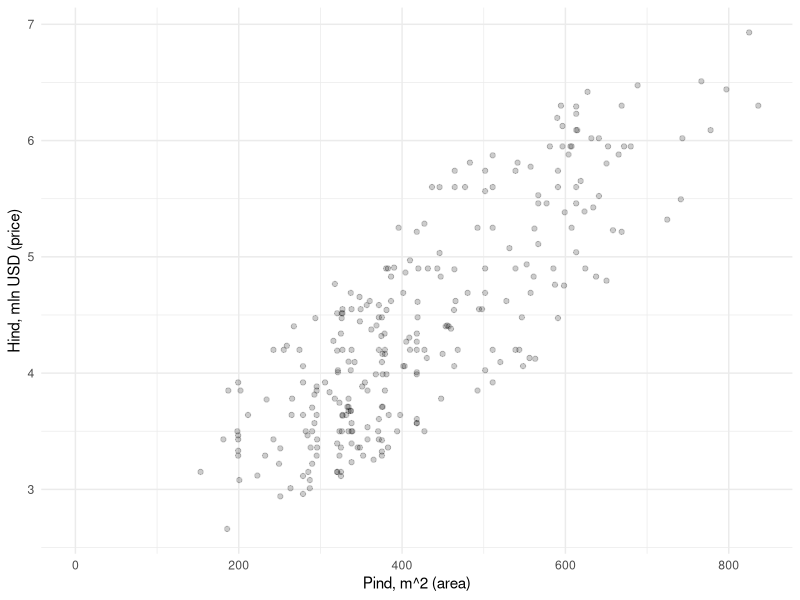
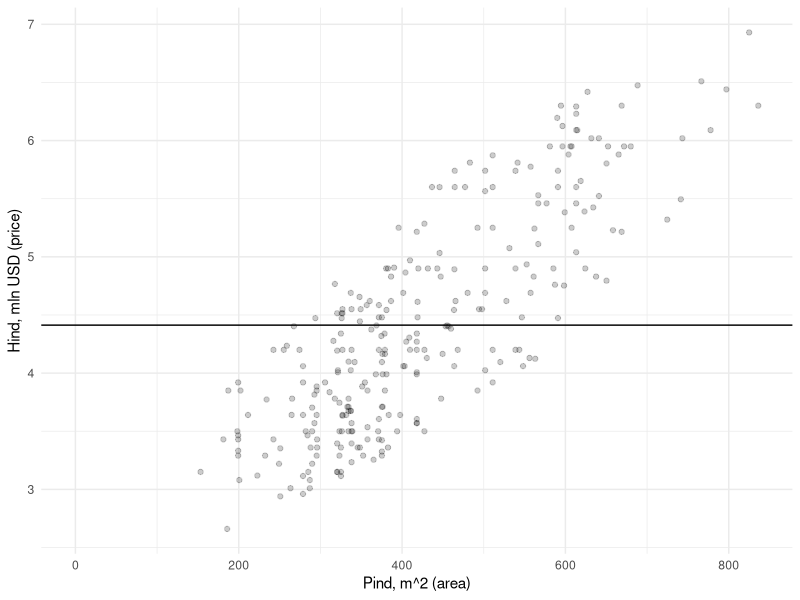
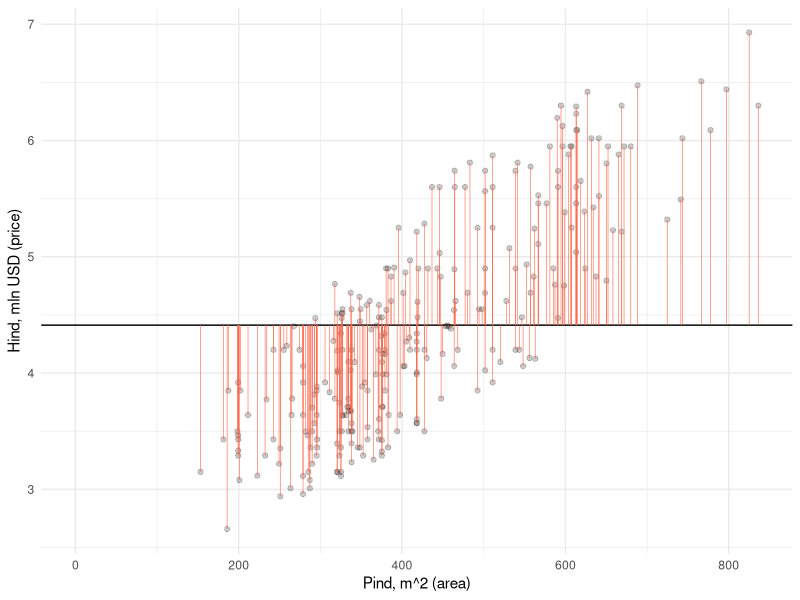
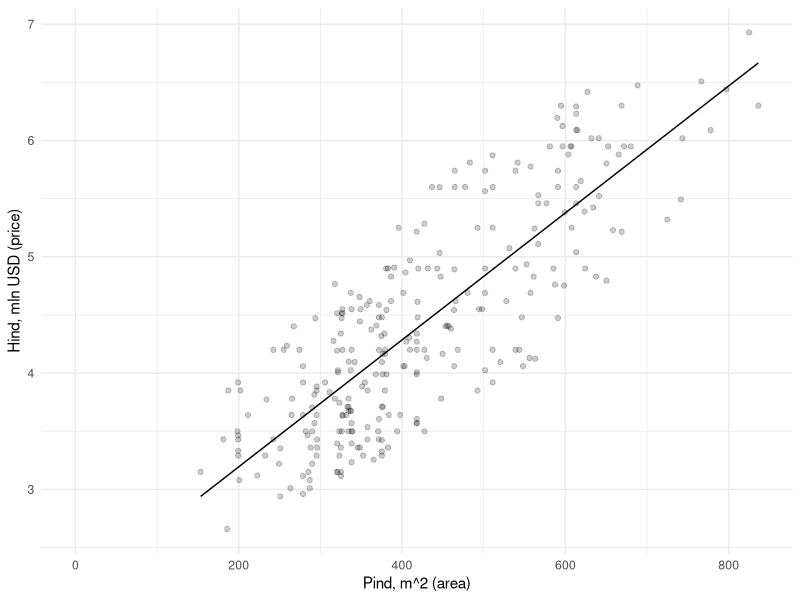
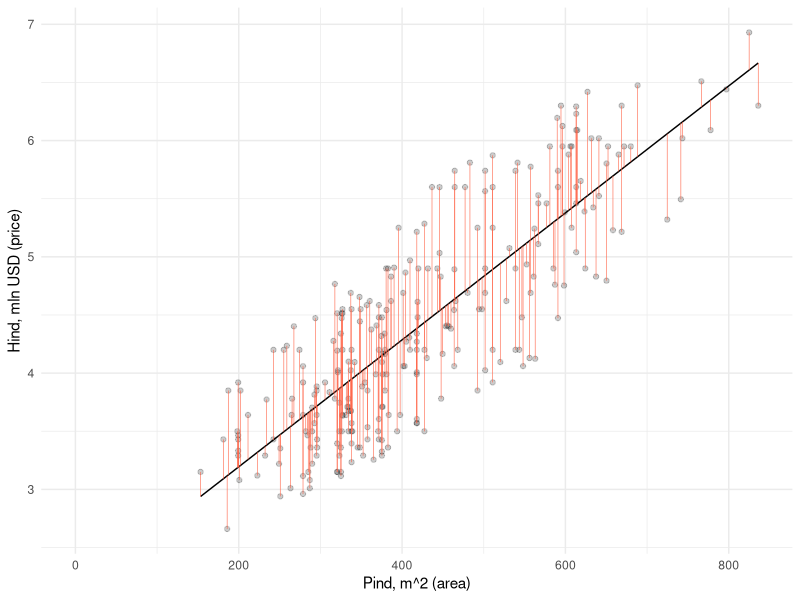
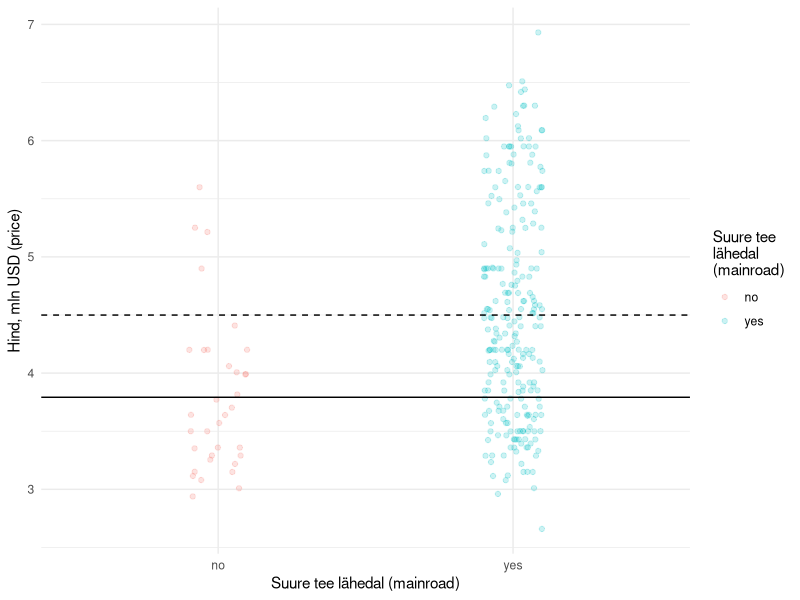
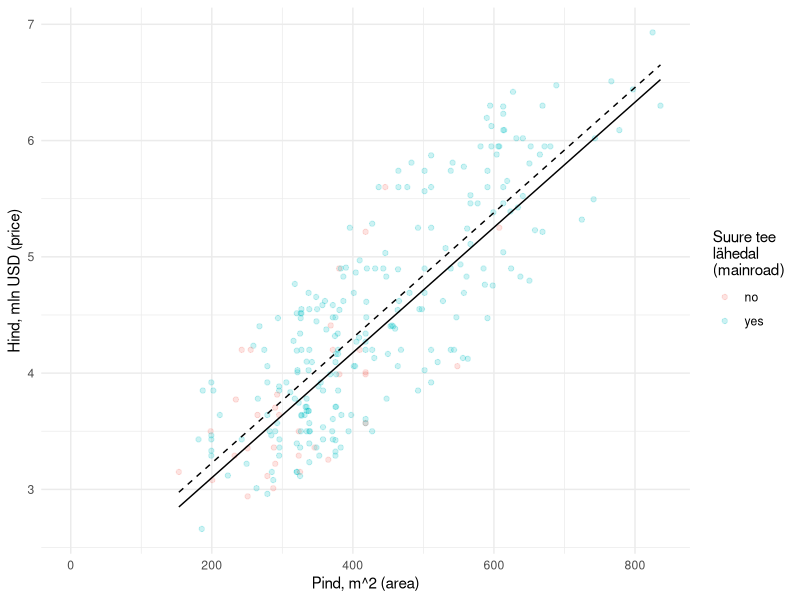
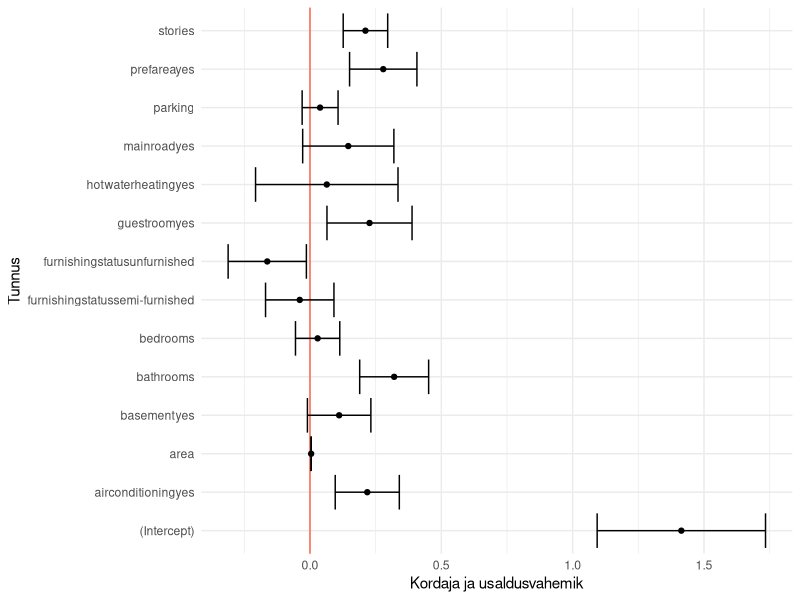

The R source for these figures, in order:
## ---- chunk 1
library('magrittr')
majad <- read.csv('andmed/housingprices.csv')
str(majad)
## ---- chunk 2
#| echo: false
library('ggplot2')
joonis <- ggplot(majad) + aes(x = area, y = price) + 
  scale_x_continuous(limits = c(0, max(majad$area))) + 
  labs(x = "Pind, m^2 (area)", y = "Hind, mln USD (price)") + 
  geom_point(alpha = .2) + 
  theme_minimal()
joonis
## ---- chunk 3
#| echo: false
joonis + 
  geom_hline(yintercept = mean(majad$price))
## ---- chunk 4
#| echo: false
joonis + 
  geom_hline(yintercept = mean(majad$price), color = 'black') + 
  geom_segment(aes(xend = area, yend = mean(price)), color = 'tomato', lwd = .2)
## ---- chunk 5
#| echo: false
#| label: fig-arvtunnus
#| fig-cap: Regressioonisirge
joonis + 
  geom_smooth(method = 'lm', formula = y ~ x, se = F, color = 'black', lwd = .5)
## ---- chunk 6
#| echo: false
joonis + 
  geom_smooth(method = 'lm', formula = y ~ x, se = F, color = 'black', lwd = .5) + 
  geom_segment(aes(xend = area, yend = fitted(lm(price ~ area, majad))), color = 'tomato', lwd = .2)
## ---- chunk 7
mPind <- lm(price ~ area, majad)
## ---- chunk 8
mTee <- lm(price ~ mainroad, majad)
## ---- chunk 9
mPindTee <- lm(price ~ area + mainroad, majad)
## ---- chunk 10
mKõik <- lm(price ~ ., majad)
## ---- chunk 11
mPind
## ---- chunk 12
mTee
## ---- chunk 13
#| echo: false
#| label: fig-nimitunnus
#| fig-cap: Nimitunnus regressioonimudelis
ggplot(majad) + aes(x = mainroad, y = price, color = mainroad) + 
  labs(x = "Suure tee lähedal (mainroad)", y = "Hind, mln USD (price)", 
       color = "Suure tee\nlähedal\n(mainroad)") + 
  geom_jitter(alpha = .2, width = .1) + 
  geom_hline(yintercept = mean(majad$price[majad$mainroad == 'no']), 
             color = 'black') + 
  geom_hline(yintercept = mean(majad$price[majad$mainroad == 'yes']), 
             color = 'black', linetype = 'dashed') + 
  theme_minimal()
## ---- chunk 14
mPindTee
## ---- chunk 15
#| echo: false
ei <- list(area = majad$area, mainroad = rep('no', nrow(majad)))
jah <- list(area = majad$area, mainroad = rep('yes', nrow(majad)))
joonis + aes(color = mainroad) + 
  labs(color = "Suure tee\nlähedal\n(mainroad)") + 
  geom_line(aes(y = predict(mPindTee, ei)), color = 'black') + 
  geom_line(aes(y = predict(mPindTee, jah)), color = 'black', linetype = 'dashed')
## ---- chunk 16
mudel <- lm(price ~ ., majad)
confint(mudel, level = .95)
## ---- chunk 17
#| echo: false
kindlused <- confint(mKõik) %>% as.data.frame
names(kindlused) <- c('min','max')
kindlused$koef <- mKõik$coef
kindlused$tunnus <- rownames(kindlused)
ggplot(kindlused) + aes(x = tunnus, y = koef) +
  labs(x = "Tunnus", y = "Kordaja ja usaldusvahemik") + 
  coord_flip() +
  geom_hline(yintercept = 0, color = 'tomato') + 
  geom_errorbar(aes(ymin = min, ymax = max)) + 
  geom_point() + 
  theme_minimal()
## ---- chunk 18
mudel <- lm(price ~ ., majad)
summary(mudel)
## ---- chunk 19
#| echo: false
#| label: fig-jääk
#| fig-cap: Regressiooni jäägid
joonis + 
  geom_smooth(method = 'lm', formula = y ~ x, se = F, color = 'black', lwd = .5) + 
  geom_segment(aes(xend = area, yend = fitted(lm(price ~ area, majad))), color = 'tomato', lwd = .2)
## ---- chunk 20
#| echo: false
ggplot() + aes(x = residuals(mPind)) + 
  labs(x = "Jäägid", y = "Sagedus") + 
  geom_histogram(bins = 30, alpha = .5) + 
  theme_minimal()
## ---- chunk 21
#| echo: false
joonis + 
  geom_smooth(method = 'lm', formula = y ~ x, se = F, color = 'black', lwd = .5) + 
  geom_vline(xintercept = 700, color = 'tomato')
## ---- chunk 22
mudel <- lm(price ~ area, majad)
predict(mudel, list(area = 700))
## ---- chunk 23
mudel <- lm(price ~ area + bedrooms, majad)
predict(mudel, list(area = 678, bedrooms = 3))
